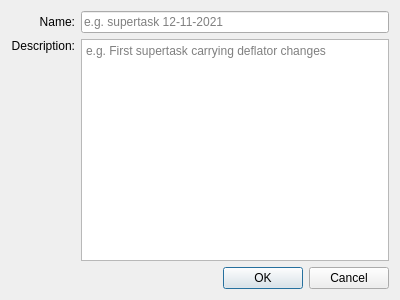
<?xml version="1.0" encoding="UTF-8"?>
<ui version="4.0">
 <class>PositionDialog</class>
 <widget class="QDialog" name="PositionDialog">
  <property name="geometry">
   <rect>
    <x>0</x>
    <y>0</y>
    <width>400</width>
    <height>300</height>
   </rect>
  </property>
  <property name="windowTitle">
   <string>Create new position...</string>
  </property>
  <layout class="QGridLayout" name="layout">
   <item row="2" column="1">
    <widget class="QDialogButtonBox" name="button_box">
     <property name="orientation">
      <enum>Qt::Horizontal</enum>
     </property>
     <property name="standardButtons">
      <set>QDialogButtonBox::Cancel|QDialogButtonBox::Ok</set>
     </property>
    </widget>
   </item>
   <item row="0" column="1">
    <widget class="QLineEdit" name="name_edit">
     <property name="toolTip">
      <string>Cannot contain characters: &quot;\&quot;, &quot;/&quot;</string>
     </property>
     <property name="placeholderText">
      <string>e.g. supertask 12-11-2021</string>
     </property>
    </widget>
   </item>
   <item row="0" column="0">
    <widget class="QLabel" name="info_text">
     <property name="text">
      <string>Name:</string>
     </property>
     <property name="alignment">
      <set>Qt::AlignRight|Qt::AlignTrailing|Qt::AlignVCenter</set>
     </property>
    </widget>
   </item>
   <item row="1" column="0">
    <widget class="QLabel" name="info_text_2">
     <property name="text">
      <string>Description:</string>
     </property>
     <property name="alignment">
      <set>Qt::AlignRight|Qt::AlignTop|Qt::AlignTrailing</set>
     </property>
    </widget>
   </item>
   <item row="1" column="1">
    <widget class="QPlainTextEdit" name="description_edit">
     <property name="placeholderText">
      <string>e.g. First supertask carrying deflator changes</string>
     </property>
    </widget>
   </item>
  </layout>
 </widget>
 <resources/>
 <connections>
  <connection>
   <sender>button_box</sender>
   <signal>accepted()</signal>
   <receiver>PositionDialog</receiver>
   <slot>accept()</slot>
   <hints>
    <hint type="sourcelabel">
     <x>248</x>
     <y>254</y>
    </hint>
    <hint type="destinationlabel">
     <x>157</x>
     <y>274</y>
    </hint>
   </hints>
  </connection>
  <connection>
   <sender>button_box</sender>
   <signal>rejected()</signal>
   <receiver>PositionDialog</receiver>
   <slot>reject()</slot>
   <hints>
    <hint type="sourcelabel">
     <x>316</x>
     <y>260</y>
    </hint>
    <hint type="destinationlabel">
     <x>286</x>
     <y>274</y>
    </hint>
   </hints>
  </connection>
 </connections>
</ui>
